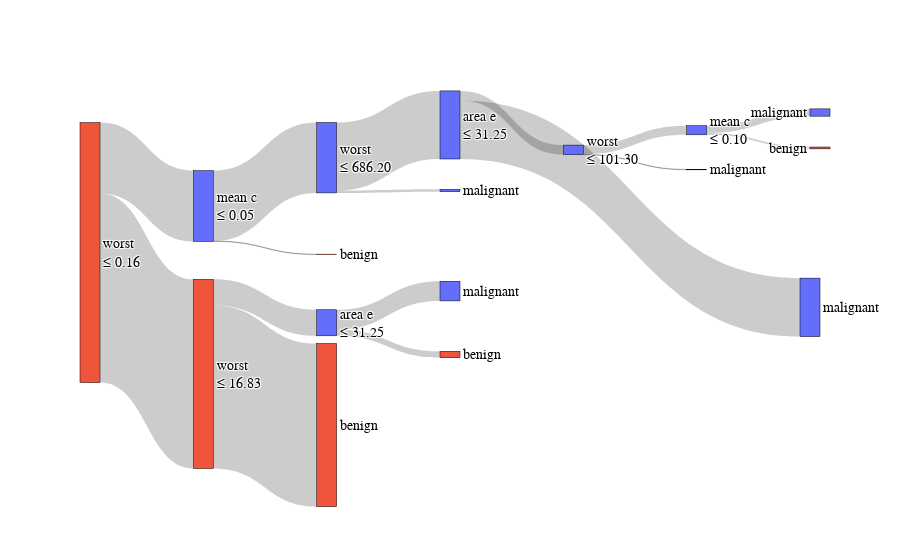

The cell this chart's notebook holds for it:
### Code cell
fbt_sankey = SankeyTreePlot(pruned_fbt)
fbt_sankey.show()

### Figure 1 — Plotly figure (JSON) as saved in the notebook; plotly's stock layout.template omitted (floating-point values rounded to 4 significant figures)
{"data": [{"link": {"hovertemplate": "<b style \"font-size:14px;\">n_train:</b> %{value}<extra></extra>", "label": ["414", "357", "57", "14", "43", "155", "1", "154", "5", "149", "21", "1", "20", "4", "16", "128"], "source": [0, 1, 1, 3, 3, 0, 6, 6, 8, 8, 10, 11, 11, 13, 13, 10], "target": [1, 2, 3, 4, 5, 6, 7, 8, 9, 10, 11, 12, 13, 14, 15, 16], "value": [414, 357, 57, 14, 43, 155, 1, 154, 5, 149, 21, 1, 20, 4, 16, 128]}, "node": {"color": ["#EF553B", "#EF553B", "#EF553B", "#636EFA", "#EF553B", "#636EFA", "#636EFA", "#EF553B", "#636EFA", "#636EFA", "#636EFA", "#636EFA", "#636EFA", "#636EFA", "#EF553B", "#636EFA", "#636EFA"], "customdata": [["worst concave points<br>≤ 0.16", "[0.36 0.64]"], ["worst radius<br>≤ 16.83", "[0.18 0.82]"], ["", "[0.1 0.9]"], ["area error<br>≤ 31.25", "[0.65 0.35]"], ["", "[0.14 0.86]"], ["", "[0.81 0.19]"], ["mean concave points<br>≤ 0.05", "[0.85 0.15]"], ["", "[0.15 0.85]"], ["worst area<br>≤ 686.20", "[0.86 0.14]"], ["", "[0.82 0.18]"], ["area error<br>≤ 31.25", "[0.86 0.14]"], ["worst perimeter<br>≤ 101.30", "[0.65 0.35]"], ["", "[0.86 0.14]"], ["mean concavity<br>≤ 0.10", "[0.64 0.36]"], ["", "[0.24 0.76]"], ["", "[0.74 0.26]"], ["", "[0.9 0.1]"]], "hovertemplate": "<b style=\"font-size:14px;\">%{customdata[0]}</b><br><b style=\"font-size:14px;\">n_train:</b> %{value}<br><b style=\"font-size:14px;\">Value:</b> %{customdata[1]}<extra></extra>", "label": ["worst <br>≤ 0.16", "worst <br>≤ 16.83", "benign", "area e<br>≤ 31.25", "benign", "malignant", "mean c<br>≤ 0.05", "benign", "worst <br>≤ 686.20", "malignant", "area e<br>≤ 31.25", "worst <br>≤ 101.30", "malignant", "mean c<br>≤ 0.10", "benign", "malignant", "malignant"], "line": {"color": "black", "width": 0.5}, "pad": 15, "thickness": 20, "x": [0, 0.1667, 0.3333, 0.3333, 0.5, 0.5, 0.1667, 0.3333, 0.3333, 0.5, 0.5, 0.6667, 0.8333, 0.8333, 1, 1, 0.6667], "y": [0.5, 0.7209, 0.8555, 0.5863, 0.6697, 0.5028, 0.2791, 0.4063, 0.1519, 0.2381, 0.06565, 0.1313, 0.183, 0.07956, 0.1262, 0.03296, 0]}, "type": "sankey"}], "layout": {"font": {"color": "black", "family": "Courier New", "size": 14}}}
